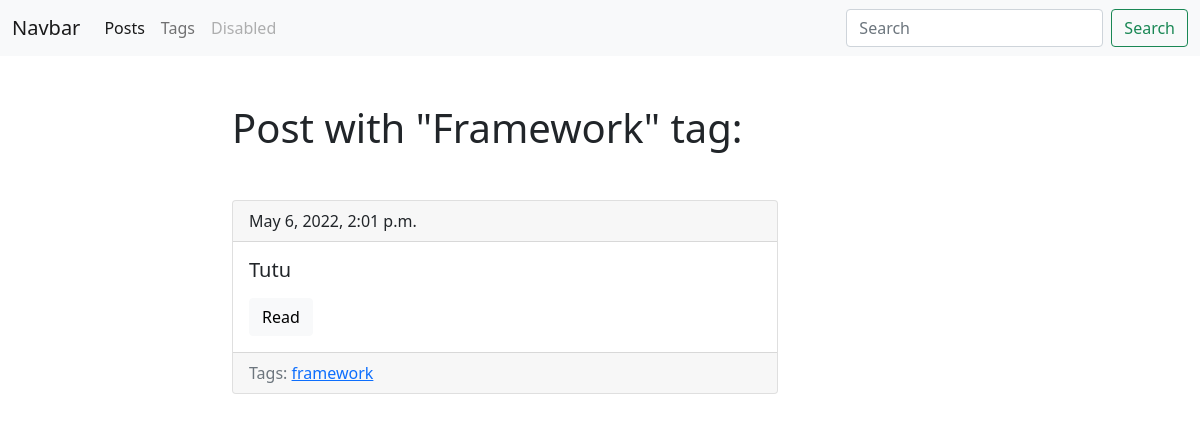
The page /blog/tag/framework/ on the database its author committed.
### blog/models.py (models this page shows, shortened)
class Tag(models.Model):
    title = models.CharField(max_length=50)
    slug = models.SlugField(max_length = 50, unique=True)
    def get_absolute_url(self):
        return reverse('tag_detail_url', kwargs={'slug': self.slug})
    class Meta:
        ordering = ['title'] # Сортировка по заголовку

class Post(models.Model):
    title = models.CharField(max_length = 150, db_index = True)
    slug = models.SlugField(max_length = 150, blank = True, unique = True) # Тот же самый CharField, но с ограниченным количеством символов
    body = models.TextField(blank = True, db_index = True)
    tags = models.ManyToManyField('Tag', blank=True, related_name='posts')
    date_pub = models.DateTimeField(auto_now_add = True)
    def get_absolute_url(self):
        return reverse('post_detail_url', kwargs={'slug': self.slug})
    class Meta:
        ordering = ['date_pub'] # Сортировка по дате

### blog/views.py (the view)
# urls.py: path('tag/<str:slug>/', TagDetail.as_view(), name='tag_detail_url'),
class TagDetail(ObjectDetailMixin, View):
    model = Tag
    template = 'blog/tag_detail.html'

### blog/utils.py (called while the page is built)
    def get(self, request, slug):
        obj = get_object_or_404(self.model, slug__iexact = slug)
        return render(request, self.template, context={self.model.__name__.lower(): obj,
        'admin_object': obj, 'detail': True})

### blog/templates/blog/tag_detail.html (shortened to what this page needs)
{% extends 'blog/base_blog.html' %}
{% block content %}
    <h1 class="mb-5">Post with "{{ tag.title|title }}" tag:</h1>
    {% for post in tag.posts.all %}
        {% include 'blog/includes/post_card_template.html' %}
    {% endfor %}
{% endblock %}

### blog/templates/blog/includes/post_card_template.html (shortened to what this page needs)
<div class="card mb-4">
    <div class="card-header">
        {{ post.date_pub }}
    </div>
    <div class="card-body">
      <h5 class="card-title">{{ post.title }}</h5>
      <a href="{{ post.get_absolute_url }}" class="btn btn-light">Read</a>
    </div>
    <div class="card-footer text-muted">
        Tags:
        {% for tag in post.tags.all %}
            <a href="{{ tag.get_absolute_url }}">{{ tag.title }}</a>
        {% endfor %}
    </div>
  </div>

### rows shown on the page
Tag: title "Framework", title "framework"
Post: date_pub "May 6, 2022, 2:01 p.m.", title "Tutu"
